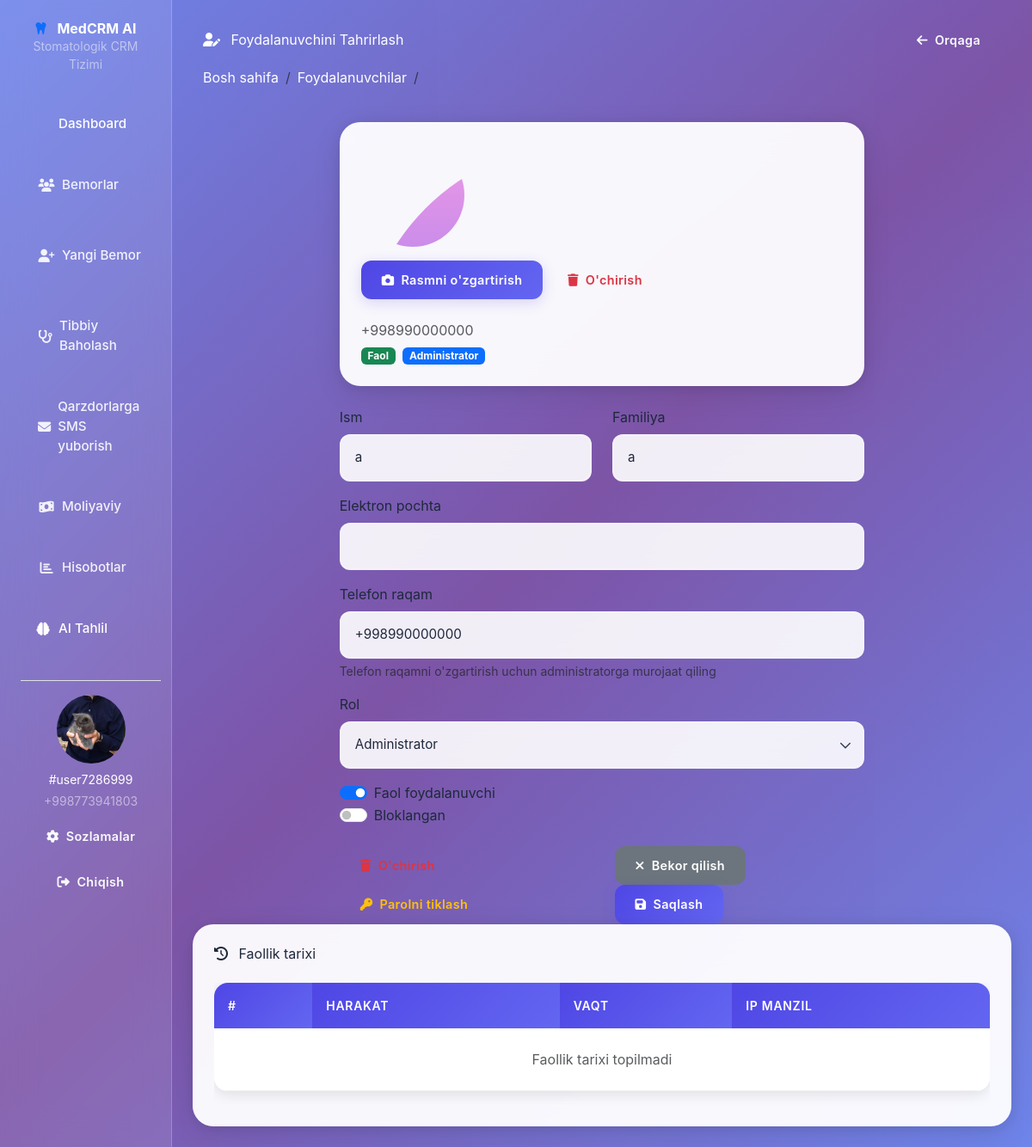
The app's page /accounts/settings/edit-user/3/ (signed in) with its own data.
### accounts/models.py (models this page shows, shortened)
class Account(AbstractBaseUser, PermissionsMixin):  # <--- PermissionsMixin qo'shildi
    class Meta:
        permissions = [('can_view_account', 'Can view account')]
        default_permissions = []
    first_name = models.CharField(max_length=50, blank=True, null=True)
    last_name = models.CharField(max_length=50, blank=True, null=True)
    profile_image = models.ImageField(upload_to='profile_images/', default="default_profile_image.png", blank=True, null=True)
    username = models.CharField(max_length=50, unique=True, editable=False)
    phone = models.CharField(max_length=15, unique=True, validators=[RegexValidator(regex=r'^\+998\d{9}$', message='Phone number must start with +998 followed by 9 digits')])
    email = models.EmailField(max_length=100, unique=True, blank=True, null=True)
    date_joined = models.DateTimeField(auto_now_add=True)
    last_login = models.DateTimeField(auto_now=True)
    is_admin = models.BooleanField(default=False)
    is_staff = models.BooleanField(default=False)
    is_active = models.BooleanField(default=True)
    is_superadmin = models.BooleanField(default=False)
    is_banned = models.BooleanField(default=False, blank=True, null=True)
    USERNAME_FIELD = 'phone'
    REQUIRED_FIELDS = ["first_name", "last_name"]
    objects = MyAccountManager()
    def profile_image_exists(self):
        return bool(self.profile_image)

### accounts/views.py (the view, shortened to what this page needs)
# urls.py: path('settings/edit-user/<int:user_id>/', edit_user, name='edit_user'),
@login_required
def edit_user(request, user_id):
    if not request.user.is_authenticated:
        messages.error(request, "Siz tizimga kirgan emassiz!")
        return redirect('login')
    user_account = get_object_or_404(Account, id=user_id)
    if not request.user.is_admin and request.user != user_account:
        messages.error(request, "Sizda bu foydalanuvchini tahrirlash uchun ruxsat yo'q!")
        return redirect('settings')
    activity_logs = []
    context = {
        'user_account': user_account,
        'activity_logs': activity_logs,
    }
    return render(request, 'dashboard/edit_user.html', context)

### Templates/dashboard/edit_user.html (shortened to what this page needs)
{% extends 'base.html' %}
{% load static %}
{% block content %}
<div class="container-fluid animate-fade-in">
    <div class="row mb-4">
        <div class="col-12">
            <div class="d-flex justify-content-between align-items-center">
                <h2 class="text-white mb-0">
                    <i class="fas fa-user-edit me-2"></i> Foydalanuvchini Tahrirlash
                </h2>
                <a href="{% url 'settings' %}#account-section" class="btn btn-outline-light">
                    <i class="fas fa-arrow-left me-1"></i> Orqaga
                </a>
            </div>
            <nav aria-label="breadcrumb" class="mt-2">
                <ol class="breadcrumb bg-transparent p-0">
                    <li class="breadcrumb-item"><a href="#" class="text-white">Bosh sahifa</a></li>
                    <li class="breadcrumb-item"><a href="{% url 'settings' %}#account-section" class="text-white">Foydalanuvchilar</a></li>
                    <li class="breadcrumb-item active text-white-50" aria-current="page">{{ user_account.get_full_name }}</li>
                </ol>
            </nav>
        </div>
    </div>
    <div class="row">
        <div class="col-lg-8 mx-auto">
            <div class="glass-card p-4 mb-4">
                <form method="post" enctype="multipart/form-data">
                    <div class="row align-items-center mb-4">
                        <div class="col-auto">
                            <div class="avatar-upload">
                                <div class="avatar-preview rounded-circle" style="width: 120px; height: 120px; background-image: url('{% if user_account.profile_image %}{{ user_account.profile_image.url }}{% else %}{% static "default_profile_image.png" %}{% endif %}');"></div>
                                </div>
                                {% if request.user.is_admin and request.user != user_account %}
                                <div class="mt-3">
                                    <label for="profile_image" class="btn btn-sm btn-primary">
                                        <i class="fas fa-camera me-1"></i> Rasmni o'zgartirish
                                    </label>
                                    {% if user_account.profile_image_exists %}
                                    <button type="button" class="btn btn-sm btn-outline-danger" id="remove-profile-image" data-user-id="{{ user_account.id }}">
                                        <i class="fas fa-trash me-1"></i> O'chirish
                                    </button>
                                    {% endif %}
                                </div>
                                {% endif %}
                            </div>
                        </div>
                        <div class="col">
                            <p class="text-muted mb-1">{{ user_account.phone }}</p>
                            <p class="mb-0">
                                {% if user_account.is_active and not user_account.is_banned %}
                                    <span class="badge bg-success">Faol</span>
                                {% elif user_account.is_banned %}
                                    <span class="badge bg-danger">Bloklangan</span>
                                {% else %}
                                    <span class="badge bg-secondary">Nofaol</span>
                                {% endif %}
                                {% if user_account.is_admin %}
                                    <span class="badge bg-primary ms-1">Administrator</span>
                                {% elif user_account.is_staff %}
                                    <span class="badge bg-info ms-1">Xodim</span>
                                {% endif %}
                            </p>
                        </div>
                    </div>
                    <div class="row">
                        <div class="col-md-6 mb-3">
                            <label for="firstName" class="form-label">Ism</label>
                            <input type="text" class="form-control" id="firstName" name="first_name"
                                   value="{{ user_account.first_name }}" {% if not request.user.is_admin %}readonly{% endif %}>
                        </div>
                        <div class="col-md-6 mb-3">
                            <label for="lastName" class="form-label">Familiya</label>
                            <input type="text" class="form-control" id="lastName" name="last_name"
                                   value="{{ user_account.last_name }}" {% if not request.user.is_admin %}readonly{% endif %}>
                        </div>
                    </div>
                    <div class="mb-3">
                        <label for="email" class="form-label">Elektron pochta</label>
                        <input type="email" class="form-control" id="email" name="email"
                               value="{{ user_account.email|default:'' }}" {% if not request.user.is_admin %}readonly{% endif %}>
                    </div>
                    <div class="mb-3">
                        <label for="phone" class="form-label">Telefon raqam</label>
                        <input type="tel" class="form-control" id="phone" value="{{ user_account.phone }}" readonly>
                        <div class="form-text">Telefon raqamni o'zgartirish uchun administratorga murojaat qiling</div>
                    </div>
                    {% if request.user.is_admin and request.user != user_account %}
                    <div class="mb-3">
                        <label for="role" class="form-label">Rol</label>
                        <select class="form-select" id="role" name="role">
                            <option value="admin" {% if user_account.is_admin %}selected{% endif %}>Administrator</option>
                        </select>
                    </div>
                    <div class="mb-3">
                        <div class="form-check form-switch">
                            <input class="form-check-input" type="checkbox" id="isActive" name="is_active"
                                   {% if user_account.is_active %}checked{% endif %}>
                            <label class="form-check-label" for="isActive">Faol foydalanuvchi</label>
                        </div>
                        <div class="form-check form-switch">
                            <input class="form-check-input" type="checkbox" id="isBanned" name="is_banned"
                                   {% if user_account.is_banned %}checked{% endif %}>
                            <label class="form-check-label" for="isBanned">Bloklangan</label>
                        </div>
                    </div>
                    {% endif %}
                    <div class="d-flex justify-content-between mt-4">
                        {% if request.user.is_admin and request.user != user_account %}
                        <div>
                            <button type="button" class="btn btn-outline-danger me-2" id="delete-user" data-user-id="{{ user_account.id }}">
                                <i class="fas fa-trash me-1"></i> O'chirish
                            </button>
                            <button type="button" class="btn btn-outline-warning" id="reset-password" data-user-id="{{ user_account.id }}">
                                <i class="fas fa-key me-1"></i> Parolni tiklash
                            </button>
                        </div>
                        {% endif %}
                        <div>
                            <a href="{% url 'settings' %}#account-section" class="btn btn-secondary me-2">
                                <i class="fas fa-times me-1"></i> Bekor qilish
                            </a>
                            <button type="submit" class="btn btn-primary">
                                <i class="fas fa-save me-1"></i> Saqlash
                            </button>
                        </div>
                    </div>
            </div>
            {% if request.user.is_admin %}
            <div class="glass-card p-4">
                <h4 class="mb-4"><i class="fas fa-history me-2"></i> Faollik tarixi</h4>
                <div class="table-responsive">
                    <table class="table table-hover">
                        <thead>
                            <tr>
                                <th>#</th>
                                <th>Harakat</th>
                                <th>Vaqt</th>
                                <th>IP manzil</th>
                            </tr>
                        </thead>
                        <tbody>
                            {% for log in activity_logs %}
                            <tr>
                                <td>{{ forloop.counter }}</td>
                                <td>{{ log.action }}</td>
                                <td>{{ log.timestamp|date:"Y-m-d H:i" }}</td>
                                <td>{{ log.ip_address|default:"-" }}</td>
                            </tr>
                            {% empty %}
                            <tr>
                                <td colspan="4" class="text-center text-muted py-4">Faollik tarixi topilmadi</td>
                            </tr>
                            {% endfor %}
                        </tbody>
                    </table>
                </div>
            </div>
            {% endif %}
        </div>
    </div>
</div>
{% endblock %}

### Templates/includes/header.html (shortened to what this page needs)
<div class="col-md-3 col-lg-2 sidebar p-4">
    <div class="text-center mb-4">
        <h3 class="text-white fw-bold">
            <i class="fas fa-tooth text-primary me-2"></i>
            MedCRM AI
        </h3>
        <p class="text-white-50 small">Stomatologik CRM Tizimi</p>
    </div>
    <nav class="nav flex-column">
        <a class="nav-link nav-item text-white p-3 {% if request.path == '/' %}active{% endif %}"
           href="{% url 'home' %}">
             Dashboard
        </a>
        <a class="nav-link nav-item {% if request.path == '/patients/' %}active{% endif %}"
           href="{% url 'patients' %}">
            <i class="fas fa-users me-2"></i> Bemorlar
        </a>
        <a class="nav-link nav-item {% if request.path == '/patients/add/' %}active{% endif %}"
           href="{% url 'add_patient' %}">
            <i class="fas fa-user-plus me-2"></i> Yangi Bemor
        </a>
        <a class="nav-link nav-item {% if request.path == '/patients/assessment/' %}active{% endif %}"
           href="{% url 'assessment' %}">
            <i class="fas fa-stethoscope me-2"></i> Tibbiy Baholash
        </a>
        <a class="nav-link nav-item"
           href="{% url 'debt_notification' %}">
            <i class="fa-solid fa-envelope me-2"></i> Qarzdorlarga SMS yuborish
        </a>
        <a class="nav-link nav-item {% if request.path == '/payments/' %}active{% endif %}"
           href="{% url 'payment' %}">
            <i class="fas fa-money-bill-wave me-2"></i> Moliyaviy
        </a>
        <a class="nav-link nav-item {% if request.path == '/reports/' %}active{% endif %}"
           href="{% url 'reports' %}">
            <i class="fas fa-chart-bar me-2"></i> Hisobotlar
        </a>
        <a class="nav-link nav-item text-white p-3"
           href="#">
            <i class="fas fa-brain me-2"></i> AI Tahlil
        </a>
        {% if user.is_authenticated %}
        <div class="mt-4 pt-3 border-top border-white-50">
            <div class="text-center">
                <div class="mb-2 d-flex justify-content-center align-items-center">
                    {% if user.profile_image_exists %}
                    <img src="{{ user.profile_image.url }}" alt="User Image"
                        class="rounded-circle img-fluid"
                        style="width: 80px; height: 80px; object-fit: cover;">
                    {% else %}
                    <i class="fas fa-user-circle fa-2x text-white"></i>
                    {% endif %}
                </div>
                <p class="text-white small mb-1">{{ user.get_full_name|default:user.username }}</p>
                <p class="text-white-50 small">{{ user.phone }}</p>
                <a href="{% url 'settings' %}" class="btn btn-sm btn-outline-light mt-2">
                    <i class="fa-solid fa-gear me-1"></i> Sozlamalar
                </a>
                <a href="{% url 'logout' %}" class="btn btn-sm btn-outline-light mt-2">
                    <i class="fas fa-sign-out-alt me-1"></i> Chiqish
                </a>
            </div>
        </div>
        {% endif %}
    </nav>
</div>

### records on screen
Account: profile_image (picture), get_full_name "#user7286999", phone "+998773941803"
Account: profile_image (placeholder picture), phone "+998990000000", first_name "a", last_name "a", role "Administrator", is_active "☑"
